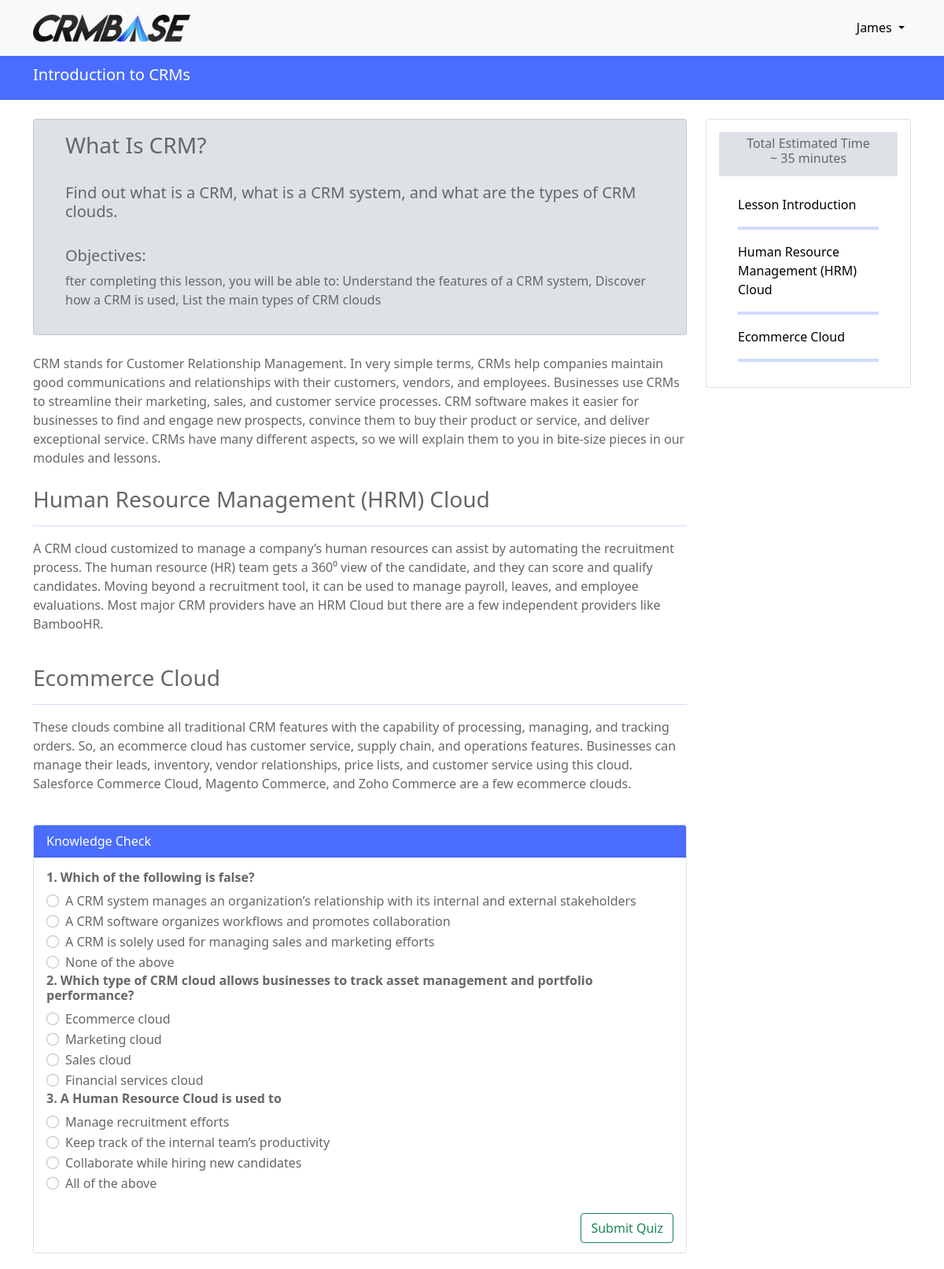
The app's page /view_lesson/1/ (signed in) with its own data.
### lesson/models.py (models this page shows)
class Lesson(models.Model):
    title = models.CharField(max_length=300, null=False, default='')
    intro = models.ForeignKey(Intro, related_name='blocks', on_delete=models.CASCADE)
    video_url = models.CharField(max_length=200, null=True)
    lesson_content = models.TextField(null=False, default='')
    estimated_time = models.CharField(max_length=100, null=False, default='')

class Intro(models.Model):
    intro_title = models.CharField(max_length=300, null=False, default='')
    description = models.TextField(null=False, default='')
    objectives = models.TextField(null=False, default='')

class Blocks(models.Model):
    block_title = models.CharField(max_length=300, null=False, default='')
    block_content = models.TextField(null=False, default='')
    lesson = models.ForeignKey(Lesson, related_name='blocks', on_delete=models.CASCADE)

### MCQs/models.py (models this page shows)
class Quiz(models.Model):
    question = models.TextField(default='', null=False)
    option_1 = models.CharField(max_length=300, default='', null=False)
    option_2 = models.CharField(max_length=300, default='', null=False)
    option_3 = models.CharField(max_length=300, default='', null=False)
    option_4 = models.CharField(max_length=300, default='', null=False)
    answer = models.CharField(max_length=200, default='NA', null=False)
    in_lesson = models.ForeignKey(Lesson, related_name='questions', on_delete=models.CASCADE)

### lesson/views.py (the view, shortened to what this page needs)
# urls.py: path('view_lesson/<str:pk>/', views.view_lesson, name='view_lesson'),
@login_required(login_url='login')
def view_lesson(request, pk):
    lesson = Lesson.objects.get(pk=pk)
    questions = Quiz.objects.filter(in_lesson=lesson)
    blocks = Blocks.objects.filter(lesson=lesson)[1:]
    data = dict()
    try:
        attempt = Attempts.objects.get(made_by=request.user, on_lesson=lesson)
    except:
        attempt = Attempts.objects.create(made_by=request.user, on_lesson=lesson)
    correct_answers = 0
    points = 0
    context ={
        'lesson':lesson,
        'blocks':blocks,
        'questions':questions,
        'data':data,
    }
    return render(request, 'lesson/view_lesson.html', context)

### lesson/templates/lesson/view_lesson.html (shortened to what this page needs)
{% load static %}
<!DOCTYPE html>
<html lang="en">
<head>
    <link href="https://cdn.jsdelivr.net/npm/bootstrap@5.0.1/dist/css/bootstrap.min.css" rel="stylesheet">
</head>
<body>
    {% include 'lesson/header.html' %}
    <div style="width: 100%;  padding:12px 0px 12px 0px; background-color: #4A6DFF;">
        <div class="container">
            <h5 style="color: white; display: inline-block;">{{lesson.title}} </h5>
        </div>
    </div>
    <div class="container" style="margin-top: 2%; margin-bottom: 20px;">
        <div class="row">
            <div class="col-9">
                <div class="card" style="background-color: #dee2e6;">
                    <div class="card-body">
                      <div class="container" id="{{lesson.into.intro_title}}">
                        <h3>{{lesson.intro.intro_title}}</h3> <br>
                        <h5>{{lesson.intro.description}}</h5> <br>
                        <h5>Objectives:</h5>
                            <p>{{lesson.intro.objectives}}</p>
                      </div>
                    </div>
                </div>
                <br>
                <div>
                    {{lesson.lesson_content}}
                </div>
                <br>
                <div >
                    {% for block in blocks %}
                      <div id="{{block.block_title}}">
                        <h3>{{block.block_title}}</h3> <hr style="color: #4A6DFF;">
                        <p>{{block.block_content}}</p>
                      </div>
                        <br>
                    {% endfor %}
                </div>
                  {% if questions %}
                <div class="card">
                    <div class="card-header" style="background-color: #4A6DFF; color: white;">
                    Knowledge Check
                    </div>
                    <form action="" method="POST">
                      <div class="card-body" style="margin-bottom: 10px;">
                        {% for question in questions %}
                            <h6 style="font-weight: bolder;">{{question.question}}</h6>
                            <div class="form-check">
                                <input class="form-check-input" type="radio" name="option{{question.id}}" id="flexRadioDefault{{question.option_1}}" value="A">
                                <label class="form-check-label" for="flexRadioDefault{{question.option_1}}">
                                  {{question.option_1}}
                                </label>
                              </div>
                              <div class="form-check">
                                <input class="form-check-input" type="radio" name="option{{question.id}}" id="flexRadioDefault{{question.option_2}}" value="B">
                                <label class="form-check-label" for="flexRadioDefault{{question.option_2}}">
                                  {{question.option_2}}
                                </label>
                              </div>
                              <div class="form-check">
                                <input class="form-check-input" type="radio" name="option{{question.id}}" id="flexRadioDefault{{question.option_3}}" value="C">
                                <label class="form-check-label" for="flexRadioDefault{{question.option_3}}">
                                  {{question.option_3}}
                                </label>
                              </div>
                              <div class="form-check">
                                <input class="form-check-input" type="radio" name="option{{question.id}}" id="flexRadioDefault{{question.option_4}}" value="D">
                                <label class="form-check-label" for="flexRadioDefault{{question.option_4}}">
                                  {{question.option_4}}
                                </label>
                              </div>
                        {% endfor %}
                        <br>
                        {% if request.user.is_superuser %}
                          <button disabled style="float: right;" type="submit" class="btn btn-outline-success">Submit Quiz</button> <br>
                        {% else %}
                          <button style="float: right;" type="submit" class="btn btn-outline-success">Submit Quiz</button> <br>
                        {% endif %}
                    </div>
                    </form>
                </div>
                {% endif %}
            </div>
            <div class="col-3">
                <div class="card">
                    <div class="card-body">
                      <div class="container" style="background-color:#dee2e6; border-radius: 1px; padding:5px 0px 5px 0px; text-align: center;" >
                        <h6>Total Estimated Time <br> ~ {{lesson.estimated_time}}</h6>
                      </div>
                      <br>
                      <div class="container">
                          {% for block in lesson.blocks.all %}
                            <a href="#{{block.block_title}}"><h7 style="color: black; font-weight: normal;">{{block.block_title}}</h7></a>
                            <hr size="6" style="color: #4A6DFF;">
                        {% endfor %}
                      </div>
                    </div>
                </div>
            </div>
        </div>
    </div>
</body>
</html>

### lesson/templates/lesson/header.html (shortened to what this page needs)
{% load static %}
<nav class="navbar navbar-expand-lg navbar-dark bg-light" style="padding: 13px;">
    <div class="container-fluid container">
      <a class="navbar-brand" href="{% url 'home' %}"><img width="40%" src="{% static 'img/logo.png' %}" alt=""></a>
      <div class="collapse navbar-collapse" id="navbarNav">
        <ul class="navbar-nav ms-auto" style="margin-left: 60%;" >
          {% if request.user.is_authenticated %}
          <li class="nav-item dropdown">
            <a class="nav-link dropdown-toggle" style="color: black;" href="#" id="navbarDropdown" role="button" data-bs-toggle="dropdown" aria-expanded="false">
              {{request.user.username}}
            </a>
          </li>
          {% else %}
            <a type="button" href="{% url 'login' %}" style="margin-right: 10px;" class="btn btn-secondary">Login</a>
            <a type="button" href="{% url 'register' %}"  class="btn btn-warning">Join Now</a>
          {% endif %}
        </ul>
      </div>
    </div>
  </nav>

### lesson/templates/lesson/view_lesson.html (style rules this page uses)
body { color:#666666; }
a { text-decoration: none; }
html { scroll-behavior: smooth; }

### records on screen
Lesson: title "Introduction to CRMs", intro.intro_title "What Is CRM?", intro.description "Find out what is a CRM, what is a CRM system, and what are the types of CRM clouds.", intro.objectives "fter completing this lesson, you will be able to: Understand the features of a CRM system, Discover how a CRM is used, List the main types of CRM clouds", lesson_content "CRM stands for Customer Relationship Management. In very simple terms, CRMs help companies maintain good communications and relationships with their customers, vendors, and employees. Businesses use CRMs to streamline their marketing, sales, and customer service processes. CRM software makes it easier for businesses to find and engage new prospects, convince them to buy their product or service, and deliver exceptional service. CRMs have many different aspects, so we will explain them to you in bite-size pieces in our modules and lessons.", estimated_time "35 minutes"
Blocks: block_title "Human Resource Management (HRM) Cloud", block_content "A CRM cloud customized to manage a company’s human resources can assist by automating the recruitment process. The human resource (HR) team gets a 360⁰ view of the candidate, and they can score and qualify candidates. Moving beyond a recruitment tool, it can be used to manage payroll, leaves, and employee evaluations. Most major CRM providers have an HRM Cloud but there are a few independent providers like BambooHR."
Blocks: block_title "Ecommerce Cloud", block_content "These clouds combine all traditional CRM features with the capability of processing, managing, and tracking orders. So, an ecommerce cloud has customer service, supply chain, and operations features. Businesses can manage their leads, inventory, vendor relationships, price lists, and customer service using this cloud. Salesforce Commerce Cloud, Magento Commerce, and Zoho Commerce are a few ecommerce clouds."
Quiz: question "1. Which of the following is false?", option_1 "A CRM system manages an organization’s relationship with its internal and external stakeholders", option_2 "A CRM software organizes workflows and promotes collaboration", option_3 "A CRM is solely used for managing sales and marketing efforts", option_4 "None of the above"
Quiz: question "2. Which type of CRM cloud allows businesses to track asset management and portfolio performance?", option_1 "Ecommerce cloud", option_2 "Marketing cloud", option_3 "Sales cloud", option_4 "Financial services cloud"
Quiz: question "3. A Human Resource Cloud is used to", option_1 "Manage recruitment efforts", option_2 "Keep track of the internal team’s productivity", option_3 "Collaborate while hiring new candidates", option_4 "All of the above"
Blocks: block_title "Lesson Introduction"

### other values on screen
{{ request.user.username }} "James"
